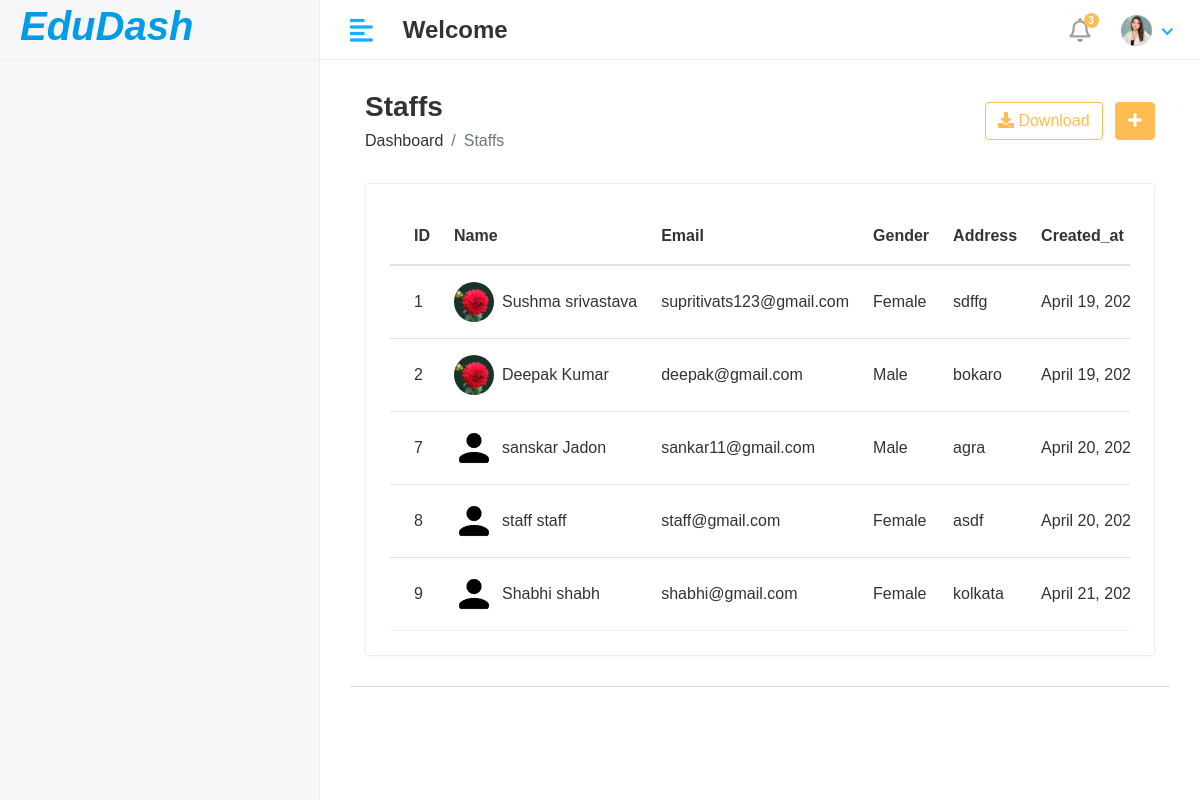
Page /Hod/Staff/View on the committed database.
### newapp/models.py (models this page shows, shortened)
class Staff(models.Model):
    admin = models.OneToOneField(CustomUser,on_delete=models.CASCADE)
    address = models.TextField()
    gender = models.CharField(max_length=100)
    created_at = models.DateTimeField(auto_now_add=True)
    updated_at = models.DateTimeField(auto_now=True)

class CustomUser(AbstractUser):
    USER = (
        ('1','HOD'),
        ('2','STAFF'),
        ('3','STUDENT'),
    )
    user_type = models.CharField(choices =USER,max_length=50,default=1 )
    profile_pic = models.ImageField(upload_to = 'media/profile_pic')

### newproject/Hod_Views.py (the view)
# urls.py: path('Hod/Staff/View',Hod_Views.VIEW_STAFF,name='view_staff'),
def VIEW_STAFF(request):
    staff = Staff.objects.all()
    context = {
        'staff':staff,
    }
    return render(request,'Hod/view_staff.html',context)

### templates/Hod/view_staff.html (shortened to what this page needs)
{% extends 'base.html' %}
{% block content %}
{% load static %}
<div class="content container-fluid">
   <div class="page-header">
      <div class="row align-items-center">
         <div class="col">
            <h3 class="page-title">Staffs</h3>
            <ul class="breadcrumb">
               <li class="breadcrumb-item"><a href="index.html">Dashboard</a></li>
               <li class="breadcrumb-item active">Staffs</li>
            </ul>
         </div>
         <div class="col-auto text-right float-right ml-auto">
            <a href="#" class="btn btn-outline-primary mr-2"><i class="fas fa-download"></i> Download</a>
            <a href="add-student.html" class="btn btn-primary"><i class="fas fa-plus"></i></a>
         </div>
      </div>
   </div>
   <div class="row">
      <div class="col-sm-12">
         <div class="card card-table">
            <div class="card-body">
               <div class="table-responsive">
                  <table id="table_id" class="table table-hover table-center mb-0">
                     <thead>
                        <tr>
                           <th>ID</th>
                           <th>Name</th>
                           <th>Email</th>
                           <th>Gender</th>
                           <th>Address</th>
                           <th>Created_at</th>
                        </tr>
                     </thead>
                     <tbody>
                        {% for i in staff %}
                        <tr>
                           <td>{{i.id}}</td>
                           <td>
                              <h2 class="table-avatar">
                                 <a href="student-details.html" class="avatar avatar-sm mr-2"><img class="avatar-img rounded-circle" src="/{{i.admin.profile_pic}}" alt="User Image"></a>
                                 <a href="student-details.html">{{i.admin.first_name}}&nbsp;{{i.admin.last_name}}</a>
                              </h2>
                           </td>
                           <td>{{i.admin.email}}</td>
                           <td>{{i.gender}}</td>
                           <td>{{i.address}}</td>
                           <td>{{i.created_at}}</td>
                        </tr>
                        {% endfor %}
                     </tbody>
                  </table>
               </div>
            </div>
         </div>
      </div>
   </div>
</div>
{% endblock %}

### static/assets/css/style.css (style rules this page uses)
html { height: 100%; }
body { background-color: #fff; color: #333; font-family: 'Poppins', sans-serif; font-size: 1rem; height: 100%; line-height: 1.5; overflow-x: hidden; }
h1, h2, h3, h4, h5, h6 { font-family: 'Poppins', sans-serif; margin-top: 0; }
a { color: #009ce7; }
input, button, a { transition: all 0.4s ease; -moz-transition: all 0.4s ease; -o-transition: all 0.4s ease; -ms-transition: all 0.4s ease; -webkit-transition: all 0.4s ease; }
ul, ol { padding: 0px; list-style: none; }
.table { color: #333; max-width: 100%; margin-bottom: 0; width: 100%; }
table.table td h2 { display: inline-block; font-size: inherit; font-weight: 400; margin: 0; padding: 0; vertical-align: middle; }
table.table td h2.table-avatar { align-items: center; display: inline-flex; font-size: inherit; font-weight: 400; margin: 0; padding: 0; vertical-align: middle; white-space: nowrap; }
table.table td h2 a { color: #333; }
.table thead tr th { font-weight: 600; }
.table tbody tr { border-bottom: 1px solid rgba(0, 0, 0, 0.05); }
.table.table-center td, .table.table-center th { vertical-align: middle; }
.card-table .card-body .table > thead > tr > th { border-top: 0; }
.card-table .card-body .table tr td:first-child, .card-table .card-body .table tr th:first-child { padding-left: 1.5rem; }
.card-table .table td, .card-table .table th { border-top: 1px solid #e2e5e8; padding: 1rem 0.75rem; white-space: nowrap; }
.btn-primary { background-color: #FFBC53; border: 1px solid #FFBC53; }
.btn-outline-primary { color: #FFBC53; border-color: #FFBC53; }
.card { border: 1px solid #ececf5; box-shadow: 0 1px 3px 0 rgba(0, 0, 0, 0.03); margin-bottom: 1.875rem; }
.card-body { padding: 1.5rem; }
.avatar { position: relative; display: inline-block; width: 3rem; height: 3rem }
.avatar > img { width: 100%; height: 100%; -o-object-fit: cover; object-fit: cover; }
.avatar-sm { width: 2.5rem; height: 2.5rem; }
.page-header { margin-bottom: 1.875rem; }
.page-header .breadcrumb { background-color: transparent; color: #6c757d; font-size: 1rem; font-weight: 500; margin-bottom: 0; padding: 0; }
.page-header .breadcrumb a { color: #333; }
.page-title { font-size: 28px; font-weight: 600; color: #333; margin-bottom: 5px; }

### rows in the picture
Staff: id "1", admin.profile_pic (picture), admin.first_name "Sushma", admin.last_name "srivastava", admin.email "supritivats123@gmail.com", gender "Female", address "sdffg", created_at "April 19,…"
Staff: id "2", admin.profile_pic (picture), admin.first_name "Deepak", admin.last_name "Kumar", admin.email "deepak@gmail.com", gender "Male", address "bokaro", created_at "April 19,…"
Staff: id "7", admin.profile_pic (picture), admin.first_name "sanskar", admin.last_name "Jadon", admin.email "sankar11@gmail.com", gender "Male", address "agra", created_at "April 20,…"
Staff: id "8", admin.profile_pic (picture), admin.first_name "staff", admin.last_name "staff", admin.email "staff@gmail.com", gender "Female", address "asdf", created_at "April 20,…"
Staff: id "9", admin.profile_pic (picture), admin.first_name "Shabhi", admin.last_name "shabh", admin.email "shabhi@gmail.com", gender "Female", address "kolkata", created_at "April 21,…"
